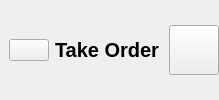
            <widget class="QWidget" name="HeaderFrame_7" native="true">
             <property name="autoFillBackground">
              <bool>false</bool>
             </property>
             <layout class="QHBoxLayout" name="horizontalLayout_72">
              <property name="spacing">
               <number>0</number>
              </property>
              <property name="leftMargin">
               <number>0</number>
              </property>
              <property name="topMargin">
               <number>0</number>
              </property>
              <property name="rightMargin">
               <number>0</number>
              </property>
              <property name="bottomMargin">
               <number>0</number>
              </property>
              <item alignment="Qt::AlignLeft">
               <widget class="QWidget" name="widget_58" native="true">
                <layout class="QHBoxLayout" name="horizontalLayout_73">
                 <property name="topMargin">
                  <number>0</number>
                 </property>
                 <property name="bottomMargin">
                  <number>0</number>
                 </property>
                 <item>
                  <widget class="QPushButton" name="menuBtn_8">
                   <property name="text">
                    <string/>
                   </property>
                   <property name="icon">
                    <iconset resource="Resource.qrc">
                     <normaloff>:/Black Icons/Graphics/featherBlack/menu.svg</normaloff>:/Black Icons/Graphics/featherBlack/menu.svg</iconset>
                   </property>
                   <property name="iconSize">
                    <size>
                     <width>24</width>
                     <height>24</height>
                    </size>
                   </property>
                  </widget>
                 </item>
                 <item>
                  <widget class="QLabel" name="appHeader_8">
                   <property name="font">
                    <font>
                     <pointsize>15</pointsize>
                     <weight>75</weight>
                     <bold>true</bold>
                    </font>
                   </property>
                   <property name="text">
                    <string>Take Order</string>
                   </property>
                  </widget>
                 </item>
                </layout>
               </widget>
              </item>
              <item>
               <widget class="QWidget" name="widget_59" native="true">
                <layout class="QHBoxLayout" name="horizontalLayout_74">
                 <property name="spacing">
                  <number>0</number>
                 </property>
                 <property name="leftMargin">
                  <number>0</number>
                 </property>
                 <property name="topMargin">
                  <number>0</number>
                 </property>
                 <property name="rightMargin">
                  <number>0</number>
                 </property>
                 <property name="bottomMargin">
                  <number>0</number>
                 </property>
                 <item alignment="Qt::AlignRight">
                  <widget class="QPushButton" name="accountBtn_8">
                   <property name="minimumSize">
                    <size>
                     <width>50</width>
                     <height>50</height>
                    </size>
                   </property>
                   <property name="text">
                    <string/>
                   </property>
                   <property name="icon">
                    <iconset resource="Resource.qrc">
                     <normaloff>:/Black Icons/Graphics/featherBlack/user.svg</normaloff>:/Black Icons/Graphics/featherBlack/user.svg</iconset>
                   </property>
                   <property name="iconSize">
                    <size>
                     <width>32</width>
                     <height>32</height>
                    </size>
                   </property>
                  </widget>
                 </item>
                </layout>
               </widget>
              </item>
             </layout>
            </widget>
